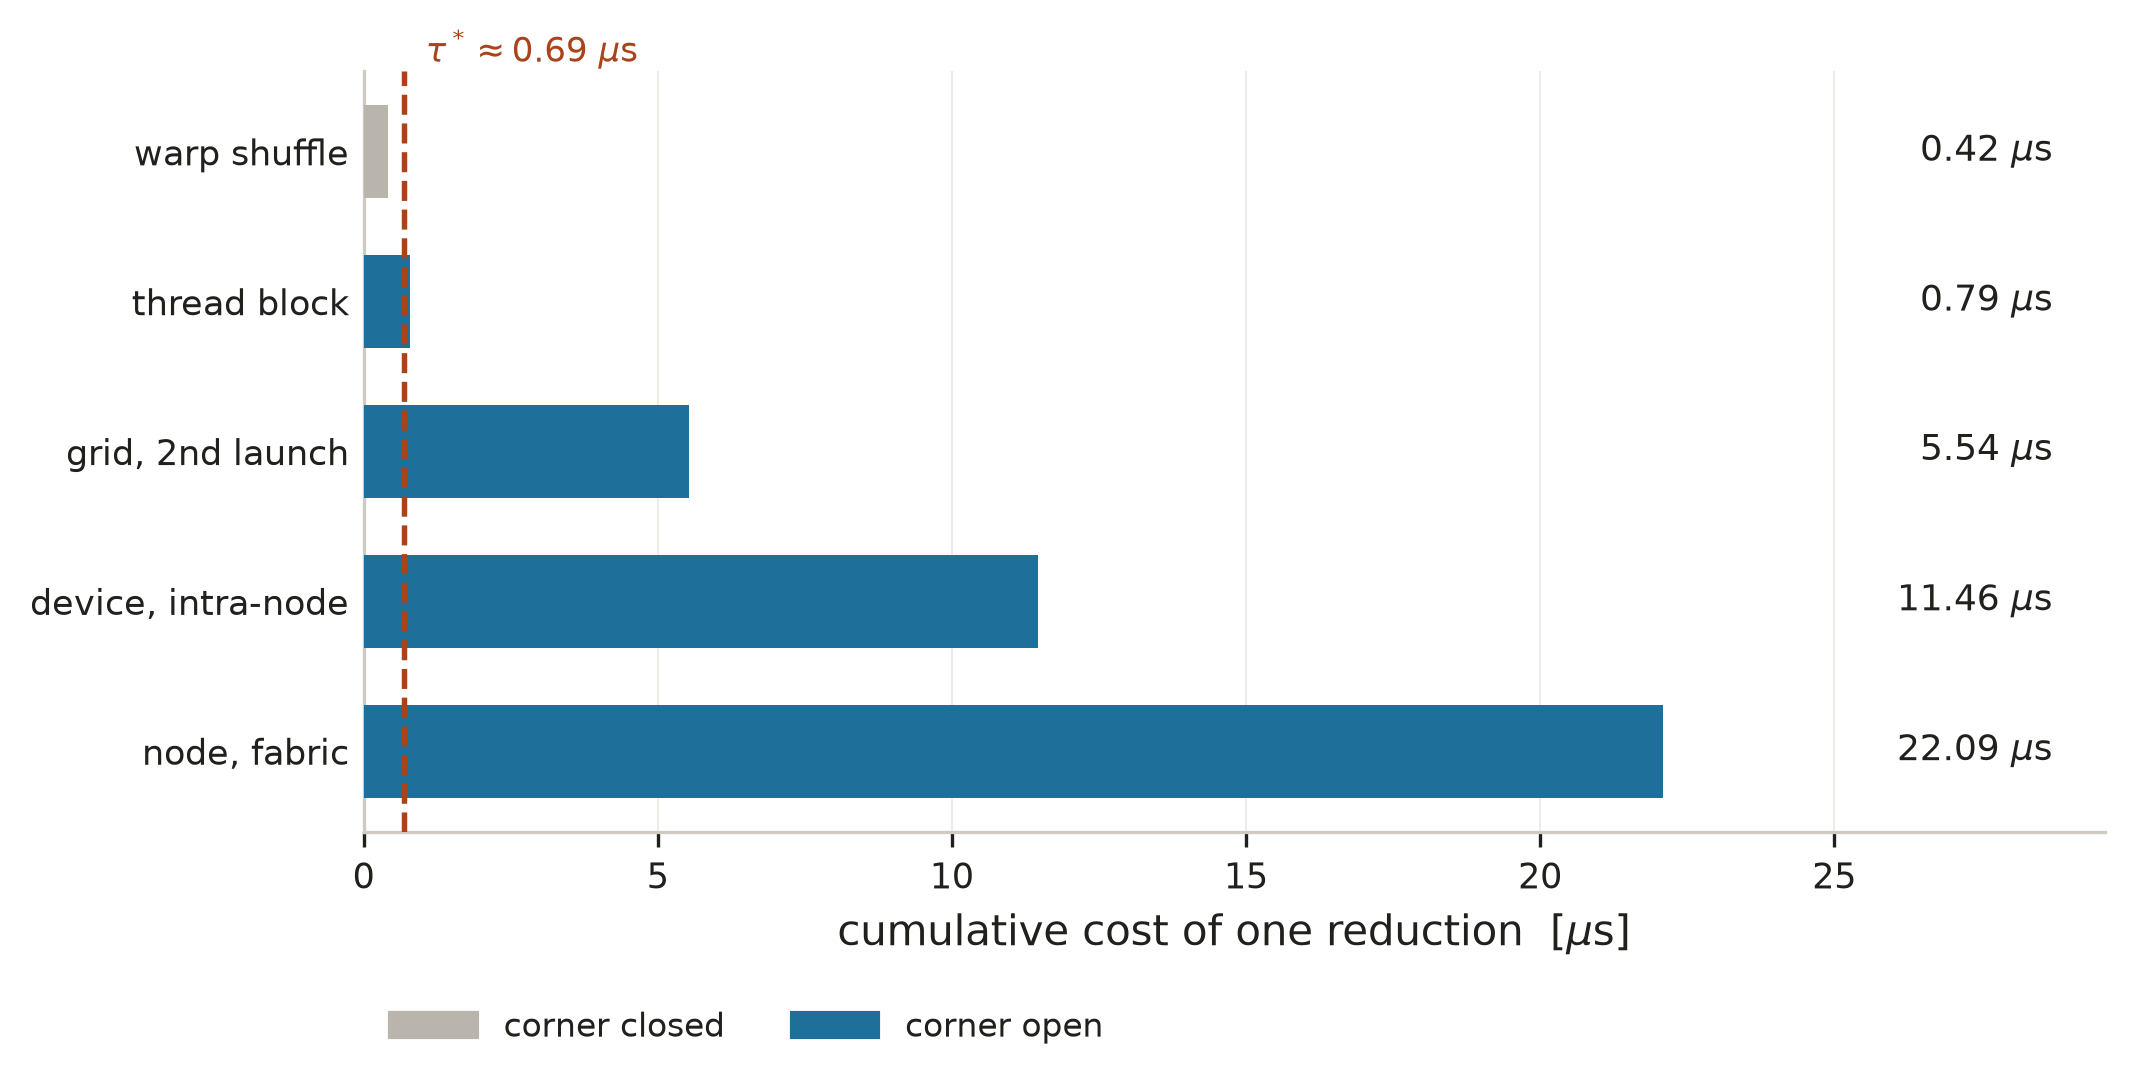

Write Python code to recreate this figure.
"""The reduction ladder that sets R_h: every rung's measured cost against tau*.

The horizontal axis of the regime map, drawn as the ladder it actually is. A
reduction combines partials over a widening scope, and each rung is one step of
that: threads within a warp, warps within a thread block, thread blocks within a
grid, devices, then nodes. Holding the operator and the device fixed and changing
only the rung moves R_h and nothing else, which is what turns theta_h from a
shaded prediction into a measured crossing.

tau* is the reduction cost at which R_v * R_h reaches 1 and the Upper-Right corner
opens. It is one number for the whole table rather than one per rung, so the
comparison to read is each bar against the line. It is free of N, since the
working set and the cycle bytes are both linear in it, but not of m: more
reductions per cycle means a cheaper one suffices. The grid and Krylov dimension
that priced it are printed in the summary rather than drawn.

Source:
    data/regime/regime_reduction_ladder.csv  (scripts/regime/regime_gpu_trajectory.sh)

  uv run scripts/plots/regime_reduction_ladder.py
"""
# /// script
# dependencies = [
#   "matplotlib",
#   "numpy",
# ]
# ///

from __future__ import annotations

import csv
from pathlib import Path

import matplotlib
matplotlib.use("Agg")
import matplotlib.pyplot as plt
import matplotlib.ticker as mticker
import numpy as np

import figstyle as fs
import gpu_figstyle as gpu

HERE = Path(__file__).resolve().parent
ROOT = HERE.parent.parent
LADDER_CSV = ROOT / "data" / "regime" / "regime_reduction_ladder.csv"

STEM = "regime_reduction_ladder"
PNG = HERE / f"{STEM}.png"
SIDECAR = HERE / f"{STEM}.blocked.txt"
DPI = 300


def blocked(reason: str) -> int:
    """Record the figure as blocked, naming what it waits on."""
    PNG.unlink(missing_ok=True)
    with SIDECAR.open("w") as handle:
        handle.write(f"figure={STEM}\nstatus=blocked\nreason={reason}\n")
    print(f"  BLOCKED: {reason}")
    return 1


def load() -> tuple[list[dict], str | None]:
    """The ladder, cheapest rung first, with every rung calibrated.

    An uncalibrated rung is not drawn shorter, it is not drawn at all: a rung
    whose increment is zero reports the rung below it, which reads as a real
    measurement of different hardware rather than as a gap.
    """
    if not LADDER_CSV.exists():
        return [], (f"{LADDER_CSV.relative_to(ROOT)} not found - run "
                    "scripts/regime/regime_gpu_trajectory.sh")
    rows = list(csv.DictReader(LADDER_CSV.open()))
    if not rows:
        return [], f"{LADDER_CSV.relative_to(ROOT)} is empty"
    uncalibrated = [r["label"] for r in rows if r["calibrated"] != "1"]
    if uncalibrated:
        return [], "uncalibrated rung(s): " + ", ".join(uncalibrated)
    return rows, None


def draw(rows: list[dict]):
    labels = [r["label"] for r in rows]
    micros = np.array([float(r["t_reduce_s"]) * 1e6 for r in rows])
    is_open = [r["corner_open"] == "1" for r in rows]
    tau = float(rows[0]["tau_star_s"]) * 1e6

    # Cheapest at the top, so the ladder reads downward the way it is climbed.
    y = np.arange(len(rows))[::-1]

    fig, ax = plt.subplots(figsize=(7.0, 3.5), constrained_layout=True)
    ax.barh(y, micros, height=0.62, zorder=3,
            color=[gpu.CORNER_COLOR[o] for o in is_open])

    # tau*: the threshold, not a series. Same hue and dash as theta_v and theta_h
    # carry on the map, since it is the same kind of object.
    ax.axvline(tau, color=gpu.C_LIMIT, lw=1.3, ls="--", zorder=4)
    ax.text(tau, len(rows) - 0.32, f"  $\\tau^* \\approx {tau:.2f}$ $\\mu$s",
            color=gpu.C_LIMIT, fontsize=8.2, ha="left", va="center", zorder=5)

    # The numbers, right-aligned in a column of their own rather than trailing
    # each bar. A reader comparing 0.42 against 0.79 by eye on a linear axis two
    # decades wide is guessing, and a label that trails a short bar lands on the
    # tau* line, which is the one thing on this chart it must not touch.
    # One weight and one color for every row. The bar already says which rungs
    # open the corner, and the tau* line already says where the boundary is;
    # emphasizing the same split a third time in the type only makes the closed
    # rungs read as less trustworthy than the open ones, which they are not.
    value_x = micros.max() * 1.30
    for row_y, value in zip(y, micros):
        ax.text(value_x, row_y, f"{value:.2f} $\\mu$s", va="center", ha="right",
                fontsize=8.6, color=fs.C_INK, zorder=5)

    ax.set_yticks(y)
    ax.set_yticklabels(labels, fontsize=9.0, color=fs.C_INK)

    ax.set_xlabel(r"cumulative cost of one reduction  [$\mu$s]")
    ax.set_xlim(0, micros.max() * 1.34)
    ax.xaxis.set_major_locator(mticker.MaxNLocator(6))
    fs.style_axes(ax, grid_axis="x")
    ax.tick_params(axis="y", length=0)

    handles = [plt.Rectangle((0, 0), 1, 1, color=gpu.CORNER_COLOR[state])
               for state in (False, True)]
    # Below the axes: the bars reach the right edge and the value column occupies
    # what is left of it, so there is no interior pocket a key can sit in without
    # covering data.
    fs.legend(ax, handles=handles,
              labels=[gpu.CORNER_LABEL[False], gpu.CORNER_LABEL[True]],
              loc="upper left", bbox_to_anchor=(0.0, -0.20), ncol=2)
    return fig


def main() -> int:
    print(f"{STEM}:")
    rows, why = load()
    if why:
        return blocked(why)

    fig = draw(rows)
    SIDECAR.unlink(missing_ok=True)
    fig.savefig(PNG, dpi=DPI, bbox_inches="tight")
    plt.close(fig)
    print(f"  wrote {PNG.relative_to(ROOT)}")

    # What the poster's caption needs, printed rather than drawn.
    tau = float(rows[0]["tau_star_s"]) * 1e6
    print()
    print(f"  priced at n={rows[0]['n_global']}, m={rows[0]['m_measured']}: "
          f"tau* = {tau:.2f} us")
    opened = [r["label"] for r in rows if r["corner_open"] == "1"]
    print(f"  corner opens at the {opened[0]} rung and stays open above it "
          f"({len(opened)} of {len(rows)} rungs)")
    micros = [float(r["t_reduce_s"]) * 1e6 for r in rows]
    steps = [(rows[i]["label"], micros[i] / micros[i - 1])
             for i in range(1, len(rows))]
    worst = max(steps, key=lambda s: s[1])
    print(f"  largest step: {worst[0]} at {worst[1]:.1f}x the rung below")
    print("  every rung is a measured cumulative latency; no single node-level")
    print("  constant can stand for this ladder.")
    return 0


if __name__ == "__main__":
    raise SystemExit(main())
